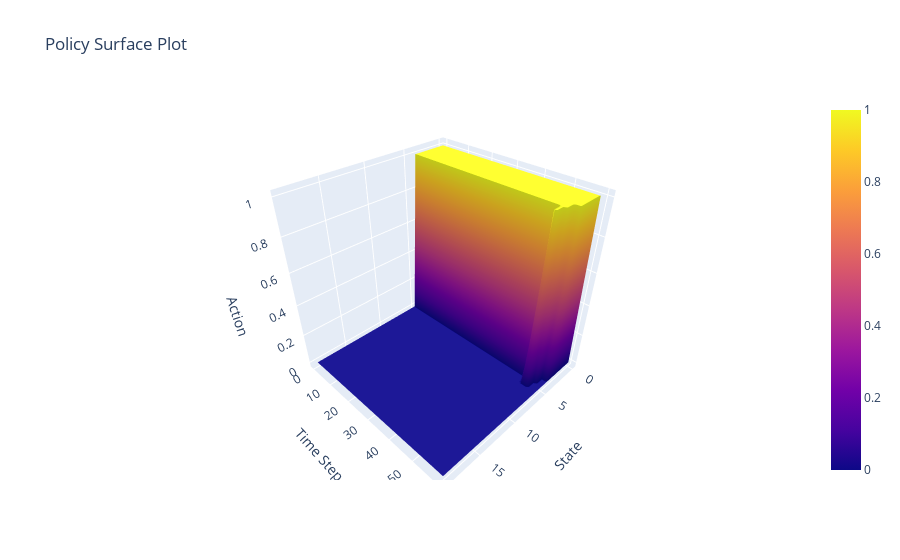

Notebook source saved alongside this figure:
### Markdown cell above
Note: The values are similar even upto time step 60 but at time: time_steps there is a sudden change, this is because the higher valued states at time: time_steps are never reached due to the replacement action by the higher valued states in the previous time steps

### Code cell
# policy over time as  a mesh plot
Z_policy = policy
Z_policy[-1] = np.zeros(N)  # Set the last column to 0 for better visualization

fig_policy = go.Figure(data=[go.Surface(z=Z_policy, x=X, y=Y)])
fig_policy.update_layout(title='Policy Surface Plot', scene=dict(
    xaxis_title='State',
    yaxis_title='Time Step',
    zaxis_title='Action'))
fig_policy.show()

### Figure 1 — Plotly figure (JSON) as saved in the notebook; plotly's stock layout.template omitted (floating-point values rounded to 4 significant figures; data arrays with more than 128 entries replaced by an {"elided": "..."} marker saying what was removed)
{"data": [{"type": "surface", "x": {"elided": "61x20 int values"}, "y": {"elided": "61x20 int values"}, "z": {"elided": "61x20 int values"}}], "layout": {"scene": {"xaxis": {"title": {"text": "State"}}, "yaxis": {"title": {"text": "Time Step"}}, "zaxis": {"title": {"text": "Action"}}}, "title": {"text": "Policy Surface Plot"}}}
